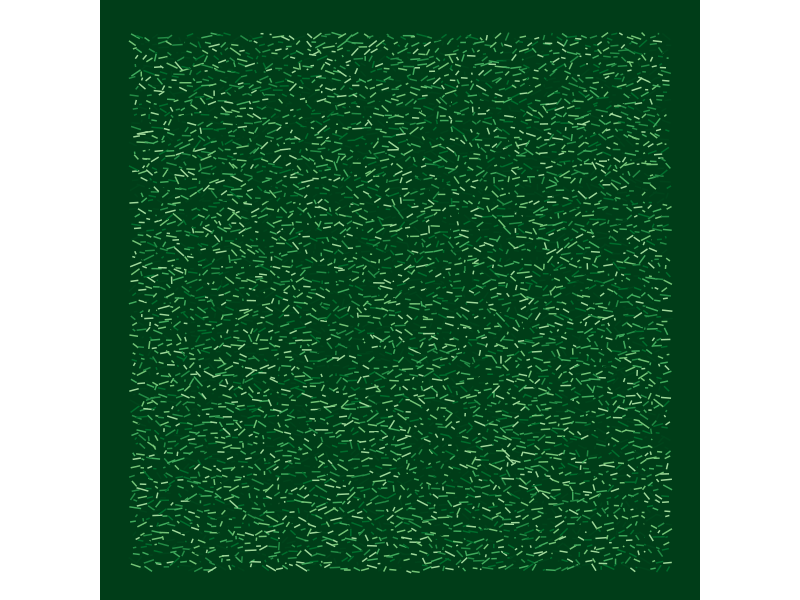

Source code (R):
library(ggplot2)
library(tibble)

greens <- c('#a1d99b','#74c476','#41ab5d','#238b45','#006d2c','#00441b')

# generate data
set.seed(123)
n <- 75
x <- 1:n
y <- 1:n
plot_data <- tibble(expand.grid(x = x, y = y))
plot_data$xend <- x + runif(n^2, 0.7, 0.9)
plot_data$ynew <- plot_data$y + runif(n^2, -0.2, 0.2)
plot_data$yend <- plot_data$y + runif(n^2, -0.2, 0.2)
plot_data$col <- sample(greens, size=n^2, replace = T)

# transform angles
for(i in 1:nrow(plot_data)){
  if ((plot_data$x[i] <= 0.2 & plot_data$y[i] <= 0.2) | (plot_data$x[i] >= 0.8 & plot_data$y[i] >= 0.8)) {
    plot_data$xend[i] <- plot_data$xend[i] + runif(1, -0.5, 0.5)
    plot_data$yend[i] <- plot_data$yend[i] + runif(1, -0.5, 0.5)
    plot_data$x[i] <- plot_data$x[i] + runif(1, -0.5, 0.5)
    plot_data$ynew[i] <- plot_data$ynew[i] + runif(1, -0.5, 0.5)
  }
}

# plot
ggplot(plot_data, mapping = aes(x = x, y = ynew)) +
  geom_segment(aes(xend = xend, yend = yend, colour = I(col))) +
  coord_fixed() +
  theme_void() +
  xlim(min(plot_data[,-c(6)]), max(plot_data[,-c(6)])) +
  ylim(min(plot_data[,-c(6)]), max(plot_data[,-c(6)])) +
  theme(legend.position = "none",
        panel.background = element_rect(fill = "#003D18", colour = "#003D18"),
        plot.background = element_rect(fill = "#003D18", colour = "#003D18"))


